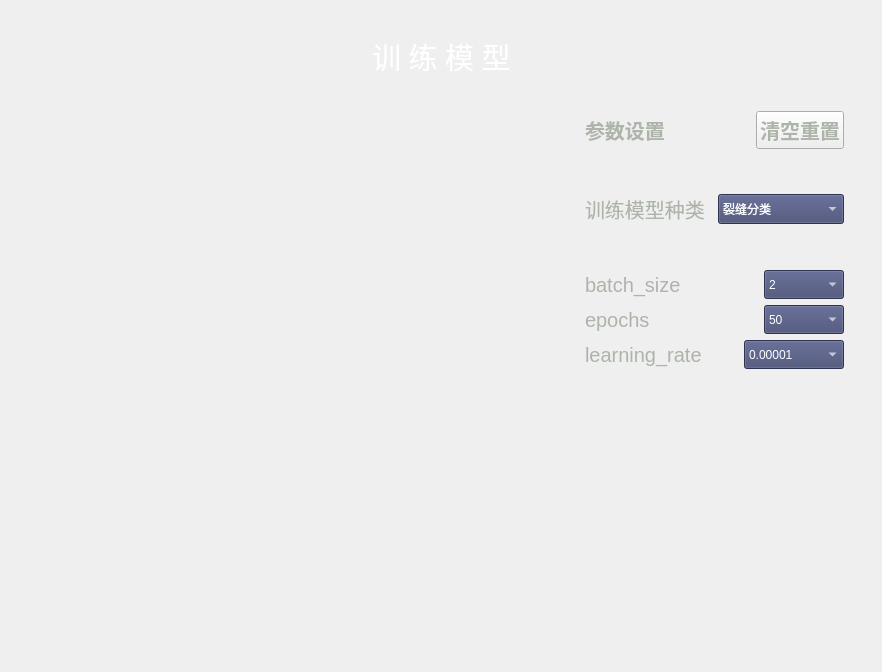
<?xml version="1.0" encoding="UTF-8"?>
<ui version="4.0">
 <class>MainWindow</class>
 <widget class="QMainWindow" name="MainWindow">
  <property name="geometry">
   <rect>
    <x>0</x>
    <y>0</y>
    <width>882</width>
    <height>672</height>
   </rect>
  </property>
  <property name="windowTitle">
   <string>模型训练界面</string>
  </property>
  <property name="windowIcon">
   <iconset resource="apprcc.qrc">
    <normaloff>:/img/img/icons/swimming.png</normaloff>:/img/img/icons/swimming.png</iconset>
  </property>
  <property name="styleSheet">
   <string notr="true">border-image: url(:/img/Settings/main_window_img/background1x.png);</string>
  </property>
  <widget class="QWidget" name="centralwidget">
   <layout class="QVBoxLayout" name="verticalLayout_5">
    <item>
     <layout class="QVBoxLayout" name="verticalLayout_4">
      <item>
       <spacer name="verticalSpacer_7">
        <property name="orientation">
         <enum>Qt::Vertical</enum>
        </property>
        <property name="sizeHint" stdset="0">
         <size>
          <width>18</width>
          <height>28</height>
         </size>
        </property>
       </spacer>
      </item>
      <item>
       <layout class="QHBoxLayout" name="horizontalLayout_7">
        <item>
         <spacer name="horizontalSpacer_7">
          <property name="orientation">
           <enum>Qt::Horizontal</enum>
          </property>
          <property name="sizeHint" stdset="0">
           <size>
            <width>40</width>
            <height>20</height>
           </size>
          </property>
         </spacer>
        </item>
        <item>
         <widget class="QLabel" name="label">
          <property name="font">
           <font>
            <family>微软雅黑</family>
            <pointsize>22</pointsize>
            <weight>50</weight>
            <bold>false</bold>
           </font>
          </property>
          <property name="styleSheet">
           <string notr="true">color: rgb(255, 255, 255);</string>
          </property>
          <property name="text">
           <string>训 练 模 型</string>
          </property>
         </widget>
        </item>
        <item>
         <spacer name="horizontalSpacer_8">
          <property name="orientation">
           <enum>Qt::Horizontal</enum>
          </property>
          <property name="sizeHint" stdset="0">
           <size>
            <width>40</width>
            <height>20</height>
           </size>
          </property>
         </spacer>
        </item>
       </layout>
      </item>
      <item>
       <spacer name="verticalSpacer_8">
        <property name="orientation">
         <enum>Qt::Vertical</enum>
        </property>
        <property name="sizeHint" stdset="0">
         <size>
          <width>18</width>
          <height>30</height>
         </size>
        </property>
       </spacer>
      </item>
      <item>
       <layout class="QHBoxLayout" name="horizontalLayout_9">
        <item>
         <spacer name="horizontalSpacer_10">
          <property name="orientation">
           <enum>Qt::Horizontal</enum>
          </property>
          <property name="sizeHint" stdset="0">
           <size>
            <width>40</width>
            <height>20</height>
           </size>
          </property>
         </spacer>
        </item>
        <item>
         <layout class="QHBoxLayout" name="horizontalLayout_8">
          <item>
           <layout class="QVBoxLayout" name="verticalLayout">
            <item>
             <layout class="QHBoxLayout" name="horizontalLayout">
              <item>
               <widget class="QPushButton" name="load_train_pics">
                <property name="sizePolicy">
                 <sizepolicy hsizetype="Minimum" vsizetype="Fixed">
                  <horstretch>0</horstretch>
                  <verstretch>0</verstretch>
                 </sizepolicy>
                </property>
                <property name="minimumSize">
                 <size>
                  <width>231</width>
                  <height>231</height>
                 </size>
                </property>
                <property name="font">
                 <font>
                  <pointsize>10</pointsize>
                  <weight>75</weight>
                  <bold>true</bold>
                  <underline>false</underline>
                  <strikeout>false</strikeout>
                  <kerning>true</kerning>
                 </font>
                </property>
                <property name="layoutDirection">
                 <enum>Qt::LeftToRight</enum>
                </property>
                <property name="styleSheet">
                 <string notr="true">
QPushButton#load_train_pics{border-image: url(:/img/Settings/train_model_img/load_imgA.png);
border-radius: 15px;}
QPushButton#load_train_pics::hover{
border-image: url(:/img/Settings/train_model_img/load_imgB.png);
border-radius: 15px;
}</string>
                </property>
                <property name="text">
                 <string/>
                </property>
               </widget>
              </item>
              <item>
               <spacer name="horizontalSpacer">
                <property name="orientation">
                 <enum>Qt::Horizontal</enum>
                </property>
                <property name="sizeHint" stdset="0">
                 <size>
                  <width>40</width>
                  <height>20</height>
                 </size>
                </property>
               </spacer>
              </item>
              <item>
               <widget class="QPushButton" name="class_files">
                <property name="minimumSize">
                 <size>
                  <width>231</width>
                  <height>231</height>
                 </size>
                </property>
                <property name="font">
                 <font>
                  <pointsize>10</pointsize>
                  <weight>75</weight>
                  <bold>true</bold>
                 </font>
                </property>
                <property name="styleSheet">
                 <string notr="true">QPushButton#class_files{border-image: url(:/img/Settings/train_model_img/label_txt_imgB.png);
border-radius: 15px;}
QPushButton#class_files::hover{
border-image: url(:/img/Settings/train_model_img/label_txt_imgA.png);
border-radius: 15px;
}</string>
                </property>
                <property name="text">
                 <string/>
                </property>
               </widget>
              </item>
             </layout>
            </item>
            <item>
             <spacer name="verticalSpacer">
              <property name="orientation">
               <enum>Qt::Vertical</enum>
              </property>
              <property name="sizeHint" stdset="0">
               <size>
                <width>18</width>
                <height>28</height>
               </size>
              </property>
             </spacer>
            </item>
            <item>
             <layout class="QHBoxLayout" name="horizontalLayout_2">
              <item>
               <widget class="QPushButton" name="load_label_file">
                <property name="minimumSize">
                 <size>
                  <width>231</width>
                  <height>231</height>
                 </size>
                </property>
                <property name="font">
                 <font>
                  <pointsize>10</pointsize>
                  <weight>75</weight>
                  <bold>true</bold>
                 </font>
                </property>
                <property name="styleSheet">
                 <string notr="true">QPushButton#load_label_file{border-image: url(:/img/Settings/train_model_img/loa_annoB.png);
border-radius: 15px;}
QPushButton#load_label_file::hover{
border-image: url(:/img/Settings/train_model_img/loa_annoA.png);
border-radius: 15px;
}</string>
                </property>
                <property name="text">
                 <string/>
                </property>
               </widget>
              </item>
              <item>
               <spacer name="horizontalSpacer_2">
                <property name="orientation">
                 <enum>Qt::Horizontal</enum>
                </property>
                <property name="sizeHint" stdset="0">
                 <size>
                  <width>40</width>
                  <height>20</height>
                 </size>
                </property>
               </spacer>
              </item>
              <item>
               <widget class="QPushButton" name="save_model">
                <property name="minimumSize">
                 <size>
                  <width>231</width>
                  <height>231</height>
                 </size>
                </property>
                <property name="font">
                 <font>
                  <pointsize>10</pointsize>
                  <weight>75</weight>
                  <bold>true</bold>
                 </font>
                </property>
                <property name="styleSheet">
                 <string notr="true">QPushButton#save_model{border-image: url(:/img/Settings/train_model_img/save_path_imgB.png);
border-radius: 15px;}
QPushButton#save_model::hover{
border-image: url(:/img/Settings/train_model_img/save_path_imgA.png);
border-radius: 15px;
}
</string>
                </property>
                <property name="text">
                 <string/>
                </property>
               </widget>
              </item>
             </layout>
            </item>
           </layout>
          </item>
          <item>
           <spacer name="horizontalSpacer_9">
            <property name="orientation">
             <enum>Qt::Horizontal</enum>
            </property>
            <property name="sizeHint" stdset="0">
             <size>
              <width>40</width>
              <height>20</height>
             </size>
            </property>
           </spacer>
          </item>
          <item>
           <layout class="QVBoxLayout" name="verticalLayout_3">
            <item>
             <layout class="QHBoxLayout" name="horizontalLayout_6">
              <item>
               <widget class="QLabel" name="label_6">
                <property name="font">
                 <font>
                  <family>Arial</family>
                  <pointsize>-1</pointsize>
                  <weight>75</weight>
                  <bold>true</bold>
                 </font>
                </property>
                <property name="styleSheet">
                 <string notr="true">color:rgba(173,180,170,1);
font-size:20px</string>
                </property>
                <property name="text">
                 <string>参数设置</string>
                </property>
               </widget>
              </item>
              <item>
               <spacer name="horizontalSpacer_6">
                <property name="orientation">
                 <enum>Qt::Horizontal</enum>
                </property>
                <property name="sizeHint" stdset="0">
                 <size>
                  <width>40</width>
                  <height>20</height>
                 </size>
                </property>
               </spacer>
              </item>
              <item>
               <widget class="QPushButton" name="clear_all">
                <property name="font">
                 <font>
                  <pointsize>-1</pointsize>
                  <weight>75</weight>
                  <bold>true</bold>
                 </font>
                </property>
                <property name="styleSheet">
                 <string notr="true">color:rgba(173,180,170,1);
font-size:20px</string>
                </property>
                <property name="text">
                 <string>清空重置</string>
                </property>
               </widget>
              </item>
             </layout>
            </item>
            <item>
             <spacer name="verticalSpacer_5">
              <property name="orientation">
               <enum>Qt::Vertical</enum>
              </property>
              <property name="sizeHint" stdset="0">
               <size>
                <width>20</width>
                <height>40</height>
               </size>
              </property>
             </spacer>
            </item>
            <item>
             <layout class="QVBoxLayout" name="verticalLayout_2">
              <item>
               <layout class="QHBoxLayout" name="horizontalLayout_10">
                <item>
                 <widget class="QLabel" name="trainmodel">
                  <property name="styleSheet">
                   <string notr="true">color:rgba(173,180,170,1);font-size:20px</string>
                  </property>
                  <property name="text">
                   <string>训练模型种类</string>
                  </property>
                 </widget>
                </item>
                <item>
                 <widget class="QComboBox" name="comboBox">
                  <property name="minimumSize">
                   <size>
                    <width>0</width>
                    <height>30</height>
                   </size>
                  </property>
                  <property name="styleSheet">
                   <string notr="true">background-color:rgba(65,72,112,1);color:white;</string>
                  </property>
                  <item>
                   <property name="text">
                    <string>裂缝分类</string>
                   </property>
                  </item>
                  <item>
                   <property name="text">
                    <string>裂缝分割</string>
                   </property>
                  </item>
                 </widget>
                </item>
               </layout>
              </item>
              <item>
               <spacer name="verticalSpacer_2">
                <property name="orientation">
                 <enum>Qt::Vertical</enum>
                </property>
                <property name="sizeHint" stdset="0">
                 <size>
                  <width>20</width>
                  <height>40</height>
                 </size>
                </property>
               </spacer>
              </item>
              <item>
               <layout class="QHBoxLayout" name="horizontalLayout_3">
                <item>
                 <widget class="QLabel" name="batch_size">
                  <property name="minimumSize">
                   <size>
                    <width>3</width>
                    <height>0</height>
                   </size>
                  </property>
                  <property name="font">
                   <font>
                    <family>Arial</family>
                    <pointsize>-1</pointsize>
                   </font>
                  </property>
                  <property name="styleSheet">
                   <string notr="true">color:rgba(173,180,170,1);font-size:20px</string>
                  </property>
                  <property name="text">
                   <string>batch_size</string>
                  </property>
                 </widget>
                </item>
                <item>
                 <spacer name="horizontalSpacer_3">
                  <property name="orientation">
                   <enum>Qt::Horizontal</enum>
                  </property>
                  <property name="sizeHint" stdset="0">
                   <size>
                    <width>40</width>
                    <height>20</height>
                   </size>
                  </property>
                 </spacer>
                </item>
                <item>
                 <widget class="QComboBox" name="batch_com">
                  <property name="minimumSize">
                   <size>
                    <width>80</width>
                    <height>29</height>
                   </size>
                  </property>
                  <property name="styleSheet">
                   <string notr="true">background-color:rgba(65,72,112,1);color:white;</string>
                  </property>
                  <item>
                   <property name="text">
                    <string>2</string>
                   </property>
                  </item>
                  <item>
                   <property name="text">
                    <string>4</string>
                   </property>
                  </item>
                  <item>
                   <property name="text">
                    <string>8</string>
                   </property>
                  </item>
                  <item>
                   <property name="text">
                    <string>16</string>
                   </property>
                  </item>
                  <item>
                   <property name="text">
                    <string>32</string>
                   </property>
                  </item>
                  <item>
                   <property name="text">
                    <string>64</string>
                   </property>
                  </item>
                 </widget>
                </item>
               </layout>
              </item>
              <item>
               <layout class="QHBoxLayout" name="horizontalLayout_4">
                <item>
                 <widget class="QLabel" name="epochs">
                  <property name="font">
                   <font>
                    <family>Arial</family>
                    <pointsize>-1</pointsize>
                   </font>
                  </property>
                  <property name="styleSheet">
                   <string notr="true">color:rgba(173,180,170,1);font-size:20px</string>
                  </property>
                  <property name="text">
                   <string>epochs</string>
                  </property>
                 </widget>
                </item>
                <item>
                 <spacer name="horizontalSpacer_4">
                  <property name="orientation">
                   <enum>Qt::Horizontal</enum>
                  </property>
                  <property name="sizeHint" stdset="0">
                   <size>
                    <width>40</width>
                    <height>20</height>
                   </size>
                  </property>
                 </spacer>
                </item>
                <item>
                 <widget class="QComboBox" name="epoch_com">
                  <property name="minimumSize">
                   <size>
                    <width>80</width>
                    <height>29</height>
                   </size>
                  </property>
                  <property name="styleSheet">
                   <string notr="true">background-color:rgba(65,72,112,1);color:white;</string>
                  </property>
                  <item>
                   <property name="text">
                    <string>50</string>
                   </property>
                  </item>
                  <item>
                   <property name="text">
                    <string>100</string>
                   </property>
                  </item>
                  <item>
                   <property name="text">
                    <string>200</string>
                   </property>
                  </item>
                  <item>
                   <property name="text">
                    <string>300</string>
                   </property>
                  </item>
                  <item>
                   <property name="text">
                    <string>400</string>
                   </property>
                  </item>
                  <item>
                   <property name="text">
                    <string>600</string>
                   </property>
                  </item>
                  <item>
                   <property name="text">
                    <string>1000</string>
                   </property>
                  </item>
                 </widget>
                </item>
               </layout>
              </item>
              <item>
               <layout class="QHBoxLayout" name="horizontalLayout_5">
                <item>
                 <widget class="QLabel" name="learn_rate">
                  <property name="font">
                   <font>
                    <family>Arial</family>
                    <pointsize>-1</pointsize>
                   </font>
                  </property>
                  <property name="styleSheet">
                   <string notr="true">color:rgba(173,180,170,1);font-size:20px</string>
                  </property>
                  <property name="text">
                   <string>learning_rate</string>
                  </property>
                 </widget>
                </item>
                <item>
                 <spacer name="horizontalSpacer_5">
                  <property name="orientation">
                   <enum>Qt::Horizontal</enum>
                  </property>
                  <property name="sizeHint" stdset="0">
                   <size>
                    <width>40</width>
                    <height>20</height>
                   </size>
                  </property>
                 </spacer>
                </item>
                <item>
                 <widget class="QComboBox" name="learn_com">
                  <property name="minimumSize">
                   <size>
                    <width>100</width>
                    <height>29</height>
                   </size>
                  </property>
                  <property name="styleSheet">
                   <string notr="true">background-color:rgba(65,72,112,1);color:white;</string>
                  </property>
                  <item>
                   <property name="text">
                    <string>0.00001</string>
                   </property>
                  </item>
                  <item>
                   <property name="text">
                    <string>0.0001</string>
                   </property>
                  </item>
                  <item>
                   <property name="text">
                    <string>0.001</string>
                   </property>
                  </item>
                  <item>
                   <property name="text">
                    <string>0.01</string>
                   </property>
                  </item>
                  <item>
                   <property name="text">
                    <string>0.1</string>
                   </property>
                  </item>
                 </widget>
                </item>
               </layout>
              </item>
             </layout>
            </item>
            <item>
             <spacer name="verticalSpacer_6">
              <property name="orientation">
               <enum>Qt::Vertical</enum>
              </property>
              <property name="sizeHint" stdset="0">
               <size>
                <width>20</width>
                <height>40</height>
               </size>
              </property>
             </spacer>
            </item>
            <item>
             <widget class="QPushButton" name="start_train">
              <property name="minimumSize">
               <size>
                <width>231</width>
                <height>231</height>
               </size>
              </property>
              <property name="font">
               <font>
                <pointsize>10</pointsize>
                <weight>75</weight>
                <bold>true</bold>
               </font>
              </property>
              <property name="styleSheet">
               <string notr="true">QPushButton#start_train{border-image: url(:/img/Settings/train_model_img/start_train.PNG);
border-radius: 15px;}</string>
              </property>
              <property name="text">
               <string/>
              </property>
             </widget>
            </item>
           </layout>
          </item>
         </layout>
        </item>
        <item>
         <spacer name="horizontalSpacer_11">
          <property name="orientation">
           <enum>Qt::Horizontal</enum>
          </property>
          <property name="sizeHint" stdset="0">
           <size>
            <width>40</width>
            <height>20</height>
           </size>
          </property>
         </spacer>
        </item>
       </layout>
      </item>
      <item>
       <spacer name="verticalSpacer_9">
        <property name="orientation">
         <enum>Qt::Vertical</enum>
        </property>
        <property name="sizeHint" stdset="0">
         <size>
          <width>20</width>
          <height>20</height>
         </size>
        </property>
       </spacer>
      </item>
     </layout>
    </item>
   </layout>
  </widget>
 </widget>
 <resources>
  <include location="app.qrc"/>
  <include location="apprcc.qrc"/>
 </resources>
 <connections/>
</ui>
